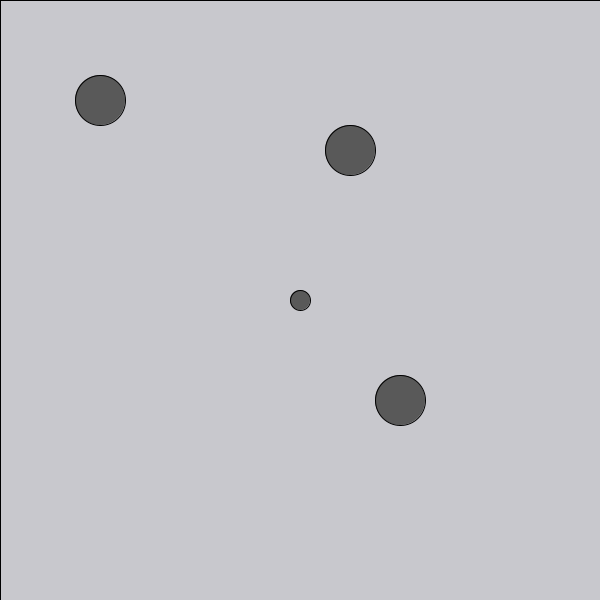
Frame 1 (no input)
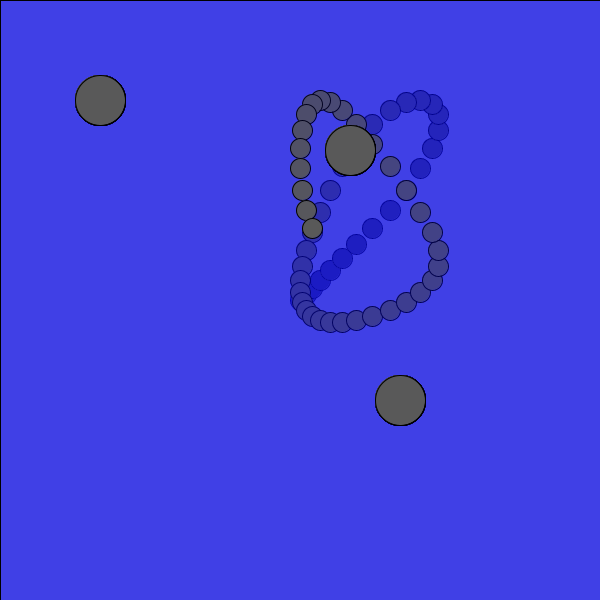
Frame 60 (the mouse pressed at the canvas centre just before this capture)
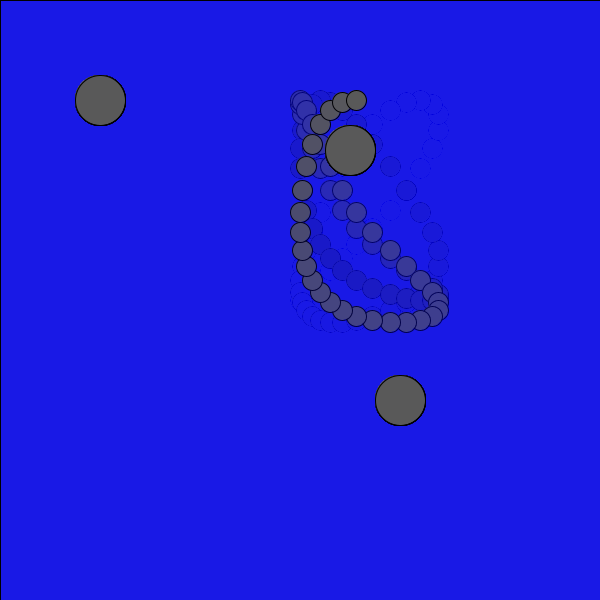
Frame 120 (the mouse held since frame 60 and released just before this capture)

The Processing sketch that drew these frames (run headless with seeded random() and noise(); from frame 60 on, the mouse is pressed at the canvas centre):

// Processing sketch: processing_22973
// ── processing_22973.pde

//bouncing ball with dead upper left, wind left
//and black hole
//ethan dale
//math, programming & art


float vy = 0;
float vx = 0;
float x = 300;
float y = 300;
float bounceX = 20;
float bounceY = 20;
float debug = 0; //set to 0 for realtime debug
float friction = 1;//will bounce 60% of first bounce
float gravity = .0;
float hgrav = 1;

void setup() {
  size(600,600);
  smooth();
  fill(0);
  frameRate(10);

}

void draw() {
//  ellipse(400,400, 50,50);
//    ellipse(50,50, 50,50);
  vy += gravity;

  x += vx; // same as x + vx = x
  y += vy;
  if(y > height) {
    y = height;
    vy = -.5*vy ;
  }
  if(debug == 0){
  println("velocityY " + vy);
}
  if(y < 0) {
    vy = -.5*vy ;

  vy *= friction; //same as vy * friction = vy
  }

  if(x>width) {
    x=width;
    vx = -.5*vx;
  }
  if(debug == 0){
  println("velocityX " + vx);
  println("x " + x);
  println("y " + y);
  }
  if(x<0) {
    x=0;
    vx = -.5*vx;
  vx *= friction;
  }
//background(225);
 fill(0,0,255,5);
 rect(0,0,width,height);
 
//  ellipse(400,400, 100,100);
  fill(89);
  ellipse(x,y,20,20);
  blackHole(400,400);
  blackHole(100,100);
  blackHole(350, 150);
//  void blackHole(int bhx, int bhy){
//  ellipse(bhx, bhy, 50,50);
//    if(x > bhx + 25 && y > bhy +25) {
//    vy += -2;
//    vx += -2;
//  }
//   if(x > bhx + 25 && y < bhy +25) {
//    vy += 2;
//    vx += -2;
//  }
//  if(x < bhx + 25 && y > bhy + 25) {
//    vy += -2;
//    vx += 2;
//  }
//  if(x < bhx + 25 && y < bhy + 25) {
//    vy += 2;
//    vx += 2;
//  } 
  
  
////upper left
//   if(x > 75 && y > 75) {
//    vy += -1.5;
//    vx += -1.5;
//  }
//   if(x > 25 && y < 75) {
//    vy += 1.5;
//    vx += -1.5;
//  }
//  if(x < 25 && y > 75) {
//    vy += -1.5;
//    vx += 1.5;
//  }
//  if(x < 25 && y < 25) {
//    vy += 1.5;
//    vx += 1.5;
//  } 
  float hdist = dist(x,y,400,400);
if(debug == 0){
  println("hdist " + hdist);
}
}
//if (hdist < 25) {
//  noLoop();
//    
//  println("GAME OVER, CLICK TO PLAY AGAIN");
// if(mousePressed == true) {
// x = 10;
// y = 10;
// loop();
// }
//}
//}
//senses direction of mouse dragging
void mouseDragged() {
  if (mouseX > pmouseX)
     {vx += 1;}
  if (mouseX < pmouseX)
      {vx += -1;}
  if (mouseY > pmouseY)
      {vy += 1;}
  if (mouseY < pmouseY)
      {vy += -1;} 
//  ellipse(400,400, 50,50);
}
void blackHole(int bhx, int bhy){
  ellipse(bhx, bhy, 50,50);
    if(x > bhx + 25 && y > bhy +25) {
    vy += -2;
    vx += -2;
  }
   if(x > bhx + 25 && y < bhy +25) {
    vy += 2;
    vx += -2;
  }
  if(x < bhx + 25 && y > bhy + 25) {
    vy += -2;
    vx += 2;
  }
  if(x < bhx + 25 && y < bhy + 25) {
    vy += 2;
    vx += 2;
  } 
}

//void mousePressed() {
//if(hdist < 60){
//  x = 10;
//  y = 10;
//  loop();
//}
//}
